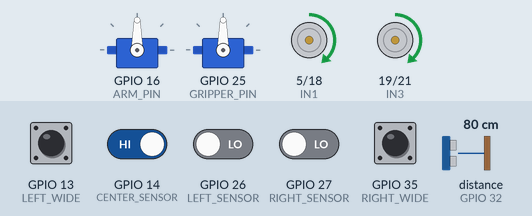
A sketch run on a simulated ESP32. Shown: 2 × servo, motor-driver pin pairs drawn as motors (green arrow = first pin HIGH = forward, orange = second pin HIGH = backward, longer = more drive, scaled by the enable pin). Wiring (inferred from the names in the program): ultrasonic range finder: trigger GPIO 33; echo GPIO 32. The test bench sets the inputs (shaded band); at power-on: GPIO 13 (LEFT_WIDE), GPIO 14 (CENTER_SENSOR), GPIO 35 (RIGHT_WIDE) HIGH, GPIO 26 (LEFT_SENSOR), GPIO 27 (RIGHT_SENSOR) LOW, distance to the obstacle (sensor on GPIO 32) 80 cm. The echo pulse lasts 58.3 µs per cm; what the sketch prints to the serial monitor is not drawn.

Above: at 1.2 s.
1.3 s: GPIO 26 (LEFT_SENSOR) driven HIGH
At 2.5 s:
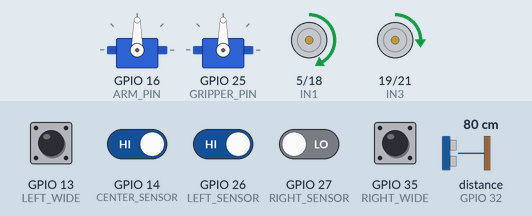
3.2 s: GPIO 27 (RIGHT_SENSOR) driven HIGH
At 4.0 s:
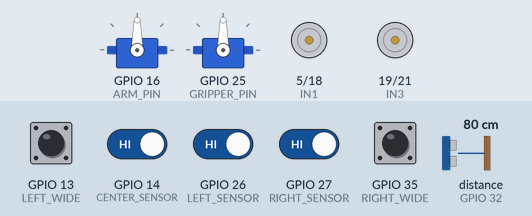
4.7 s: GPIO 13 (LEFT_WIDE) pulled LOW for 0.15 s
At 5.9 s:
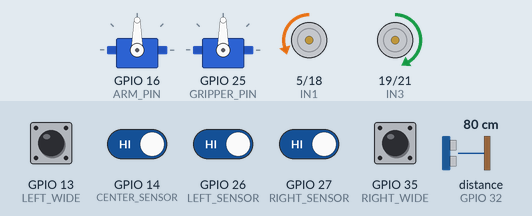
6.3 s: GPIO 14 (CENTER_SENSOR) driven LOW
At 7.6 s:
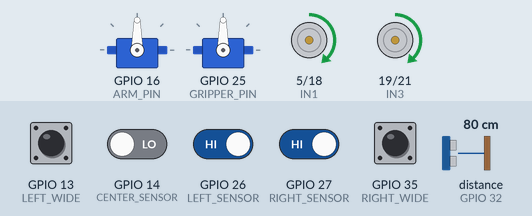
8.2 s: GPIO 26 (LEFT_SENSOR) driven LOW
At 8.4 s:
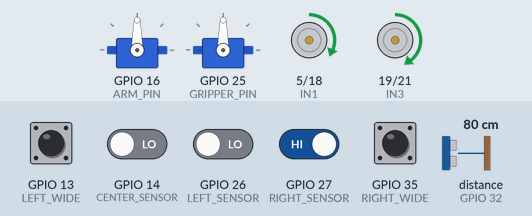
Timing chart, 0 to 11.2 s (numbered marks = the images above; inputs shaded):
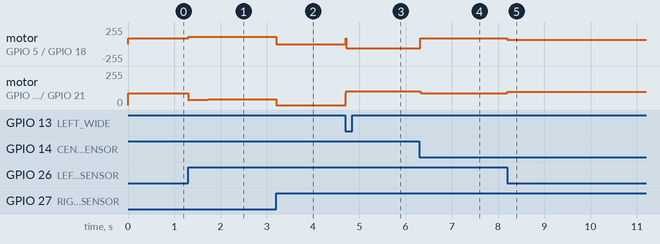

The sketch:

autonomous_robot_control_program.ino
```cpp
#include <ESP32Servo.h>

#define LEFT_SENSOR     26
#define CENTER_SENSOR   14
#define RIGHT_SENSOR    27
#define LEFT_WIDE       13
#define RIGHT_WIDE      35

#define IN1 5
#define IN2 18
#define IN3 19
#define IN4 21

#define ENA 2
#define ENB 4

#define TRIG 33
#define ECHO 32

#define S0 23
#define S1 17
#define S2 15
#define S3 22
#define OUT 34

#define ARM_PIN 16
#define GRIPPER_PIN 25

#define STOP 98

// Arm movement
#define ARM_FORWARD 70
#define ARM_BACKWARD 180

// Gripper movement
#define GRIP_CLOSE 30
#define GRIP_OPEN 115

Servo armServo;
Servo gripperServo;

int redValue = 0;
int greenValue = 0;

long duration;
float distance;

int baseSpeed = 90;

// PID tuning
float Kp = 32;
float Ki = 0;
float Kd = 14;

float error = 0;
float previousError = 0;
float integral = 0;
float derivative = 0;

int lastAction = 0;

void setup()
{
  Serial.begin(115200);

  pinMode(LEFT_SENSOR, INPUT);
  pinMode(CENTER_SENSOR, INPUT);
  pinMode(RIGHT_SENSOR, INPUT);

  pinMode(LEFT_WIDE, INPUT);
  pinMode(RIGHT_WIDE, INPUT);

  pinMode(IN1, OUTPUT);
  pinMode(IN2, OUTPUT);
  pinMode(IN3, OUTPUT);
  pinMode(IN4, OUTPUT);

  pinMode(ENA, OUTPUT);
  pinMode(ENB, OUTPUT);

  //FIXED ULTRASONIC
  pinMode(TRIG, OUTPUT);
  pinMode(ECHO, INPUT);

  //color sensor
  pinMode(S0, OUTPUT);
  pinMode(S1, OUTPUT);
  pinMode(S2, OUTPUT);
  pinMode(S3, OUTPUT);
  pinMode(OUT, INPUT);

  digitalWrite(S0, HIGH);
  digitalWrite(S1, LOW);


  armServo.setPeriodHertz(50);
  gripperServo.setPeriodHertz(50);

  armServo.attach(ARM_PIN, 500, 2400);
  gripperServo.attach(GRIPPER_PIN, 500, 2400);
}

void dropObject() {

  // 1. Move arm forward (lower object to ground)
  Serial.println("Arm forward (lowering)");
  armServo.write(ARM_FORWARD);
  delay(1500);

  // 2. Stop arm
  armServo.write(STOP);
  delay(100);

  // 3. Open gripper (release object)
  Serial.println("Gripper open");
  gripperServo.write(GRIP_OPEN);
  delay(1000);

  // 4. Stop gripper
  gripperServo.write(STOP);
  delay(100);

  // 5. Move arm back (return to original position)
  Serial.println("Arm backward (return)");
  armServo.write(ARM_BACKWARD);
  delay(1500);

  // 6. Final stop
  armServo.write(STOP);
}

void pickObject() {

  moveMotorsBack(100,100);
  delay(700);

  stopRobot();

  // Move arm to object
  Serial.println("Arm forward");
  armServo.write(ARM_FORWARD);
  delay(1500);

  // Stop arm
  armServo.write(STOP);
  delay(100);

  // Close gripper
  Serial.println("Gripper close");
  gripperServo.write(GRIP_CLOSE);
  delay(1000);

  // Stop gripper
  gripperServo.write(STOP);
  delay(100);

  // Move arm back
  Serial.println("Arm backward");
  armServo.write(ARM_BACKWARD);
  delay(1500);

  //  Stop arm (object held)
  armServo.write(STOP);
}


int readColor(bool s2, bool s3) {
  digitalWrite(S2, s2);
  digitalWrite(S3, s3);
  delay(50);

  return pulseIn(OUT, LOW);
}

String getColor() {

  int red = readColor(LOW, LOW);
  int green = readColor(HIGH, HIGH);

  if (red < 90 && green > 90) {
    return "RED";
  }
  else if (green < 120 && red > 80) {
    return "GREEN";
  }
  else {
    return "UNKNOWN";
  }
}

//FIXED DISTANCE FUNCTION
float getDistance()
{
  digitalWrite(TRIG, LOW);
  delayMicroseconds(3);

  digitalWrite(TRIG, HIGH);
  delayMicroseconds(10);
  digitalWrite(TRIG, LOW);

  long duration = pulseIn(ECHO, HIGH, 30000);

  if(duration <= 0) return -1;

  float dist = duration * 0.0343 / 2;

  if(dist <= 0 || dist > 400) return -1;

  return dist;
}

void moveMotorsBack(int leftSpeed, int rightSpeed)
{
  leftSpeed = constrain(leftSpeed, 0, 255);
  rightSpeed = constrain(rightSpeed, 0, 255);

  analogWrite(ENA, leftSpeed);
  analogWrite(ENB, rightSpeed);

  digitalWrite(IN1,LOW);
  digitalWrite(IN2,HIGH);
  digitalWrite(IN3,LOW);
  digitalWrite(IN4,HIGH);
}

void moveMotors(int leftSpeed, int rightSpeed)
{
  leftSpeed = constrain(leftSpeed, 0, 255);
  rightSpeed = constrain(rightSpeed, 0, 255);

  analogWrite(ENA, leftSpeed);
  analogWrite(ENB, rightSpeed);

  digitalWrite(IN1,HIGH);
  digitalWrite(IN2,LOW);
  digitalWrite(IN3,HIGH);
  digitalWrite(IN4,LOW);
}

void stopRobot()
{
  analogWrite(ENA,0);
  analogWrite(ENB,0);

  digitalWrite(IN1,LOW);
  digitalWrite(IN2,LOW);
  digitalWrite(IN3,LOW);
  digitalWrite(IN4,LOW);
}

void moveForwardShort()
{
  analogWrite(ENA, 90);
  analogWrite(ENB, 90);

  digitalWrite(IN1,HIGH);
  digitalWrite(IN2,LOW);
  digitalWrite(IN3,HIGH);
  digitalWrite(IN4,LOW);
}

void avoidObstacle()
{
  // Step 1: Move back
  moveMotorsBack(100, 100);
  delay(400);

  // Step 2: Turn right until all sensors = 1
  unsigned long startTime = millis();

  while(true)
  {
    int L  = digitalRead(LEFT_SENSOR);
    int C  = digitalRead(CENTER_SENSOR);
    int R  = digitalRead(RIGHT_SENSOR);
    int LW = digitalRead(LEFT_WIDE);
    int RW = digitalRead(RIGHT_WIDE);

    if(L==1 && C==1 && R==1 && LW==1 && RW==1)
      break;

    moveMotors(100, 0);
  }

  unsigned long turnTime = millis() - startTime;

  // Step 3: Move forward slightly
  moveMotors(100, 100);
  delay(500);

  // Step 4: Turn left using measured time
  moveMotors(0, 100);
  delay(turnTime * 2.1);   // ← your idea, now actually valid

  // Step 5: Move forward until line found
  while(true)
  {
    if(digitalRead(CENTER_SENSOR) == 0)
      break;

    moveMotors(110, 110);
  }

  // Reset PID
  integral = 0;
  previousError = 0;
}

void smartTurnLeft()
{
  while(true)
  {
    moveForwardShort();

    int L = digitalRead(LEFT_SENSOR);
    int C = digitalRead(CENTER_SENSOR);
    int R = digitalRead(RIGHT_SENSOR);

    if(L==1 && C==1 && R==1)
      break;
  }

  delay(20);

  analogWrite(ENA,60);
  analogWrite(ENB,105);

  digitalWrite(IN1,LOW);
  digitalWrite(IN2,HIGH);
  digitalWrite(IN3,HIGH);
  digitalWrite(IN4,LOW);

  while(true)
  {
    if(digitalRead(CENTER_SENSOR) == 0)
    {
      delay(10);
      if(digitalRead(CENTER_SENSOR) == 0)
        break;
    }
  }
}

void smartTurnRight()
{
  while(true)
  {
    moveForwardShort();

    int L = digitalRead(LEFT_SENSOR);
    int C = digitalRead(CENTER_SENSOR);
    int R = digitalRead(RIGHT_SENSOR);

    if(L==1 && C==1 && R==1)
      break;
  }

  delay(20);

  analogWrite(ENA,90);
  analogWrite(ENB,60);

  digitalWrite(IN1,HIGH);
  digitalWrite(IN2,LOW);
  digitalWrite(IN3,LOW);
  digitalWrite(IN4,HIGH);

  while(true)
  {
    if(digitalRead(CENTER_SENSOR) == 0)
    {
      delay(10);
      if(digitalRead(CENTER_SENSOR) == 0)
        break;
    }
  }
}

void loop()
{
  float d = getDistance();

  Serial.print("Distance: ");
  Serial.println(d);

  //obstacle detect
  if(d > 0 && d <= 2.5)
  {
    Serial.print("color detecting");
    String color = getColor();
    if (color=="RED"){
      Serial.print("avoiding");
      avoidObstacle();

    }
    else if(color == "GREEN"){
      Serial.print("picking");
      pickObject();
    }

    return;
  }

  int L = digitalRead(LEFT_SENSOR);
  int C = digitalRead(CENTER_SENSOR);
  int R = digitalRead(RIGHT_SENSOR);

  int LW = digitalRead(LEFT_WIDE);
  int RW = digitalRead(RIGHT_WIDE);

  if(LW == 0)
  {
    lastAction = -1;
    smartTurnLeft();
    return;
  }

  if(RW == 0)
  {
    lastAction = 1;
    smartTurnRight();
    return;
  }

  if(L==1 && C==1 && R==1)
  {
    if(lastAction == -1)
      smartTurnLeft();
    else if(lastAction == 1)
      smartTurnRight();
    else{

      stopRobot();
    }

    return;
  }

  if(L==0 && C==1 && R==1) error = -1;
  else if(L==0 && C==0 && R==1) error = -0.5;
  else if(L==1 && C==0 && R==1) error = 0;
  else if(L==1 && C==0 && R==0) error = 0.5;
  else if(L==1 && C==1 && R==0) error = 1;

  integral += error;
  derivative = 0.7 * derivative + 0.3 * (error - previousError);

  float correction = Kp * error + Ki * integral + Kd * derivative;
  correction = constrain(correction, -80, 80);

  int turnFactor = abs(correction);
  int dynamicBase = baseSpeed - turnFactor * 0.5;
  dynamicBase = constrain(dynamicBase, 60, baseSpeed);

  int leftMotorSpeed  = dynamicBase + correction;
  int rightMotorSpeed = dynamicBase - correction;

  moveMotors(leftMotorSpeed, rightMotorSpeed);

  previousError = error;
  lastAction = 0;

  delay(5); // small stabilization
}
```

Measured:
- after the input at 1.3 s, motor on GPIO 5 (IN1) / GPIO 18 (IN2): forward 90/255 → forward 106/255 at once; motor on GPIO 19 (IN3) / GPIO 21 (IN4): forward 90/255 → forward 41/255 at once, → forward 42/255 0.42 s later
- after the input at 3.2 s, motor on GPIO 5 (IN1) / GPIO 18 (IN2): forward 106/255 → stopped at once; motor on GPIO 19 (IN3) / GPIO 21 (IN4): forward 42/255 → stopped at once
- after the input at 4.7 s, motor on GPIO 5 (IN1) / GPIO 18 (IN2): stopped → backward 60/255 at once; motor on GPIO 19 (IN3) / GPIO 21 (IN4): stopped → forward 105/255 at once
- after the input at 6.3 s, motor on GPIO 5 (IN1) / GPIO 18 (IN2): backward 60/255 → forward 89/255 at once, → forward 90/255 0.41 s later; motor on GPIO 19 (IN3) / GPIO 21 (IN4): forward 105/255 → forward 90/255 at once
- after the input at 8.2 s, motor on GPIO 5 (IN1) / GPIO 18 (IN2): forward 90/255 → forward 65/255 at once, → forward 66/255 0.38 s later; motor on GPIO 19 (IN3) / GPIO 21 (IN4): forward 90/255 → forward 98/255 at once
